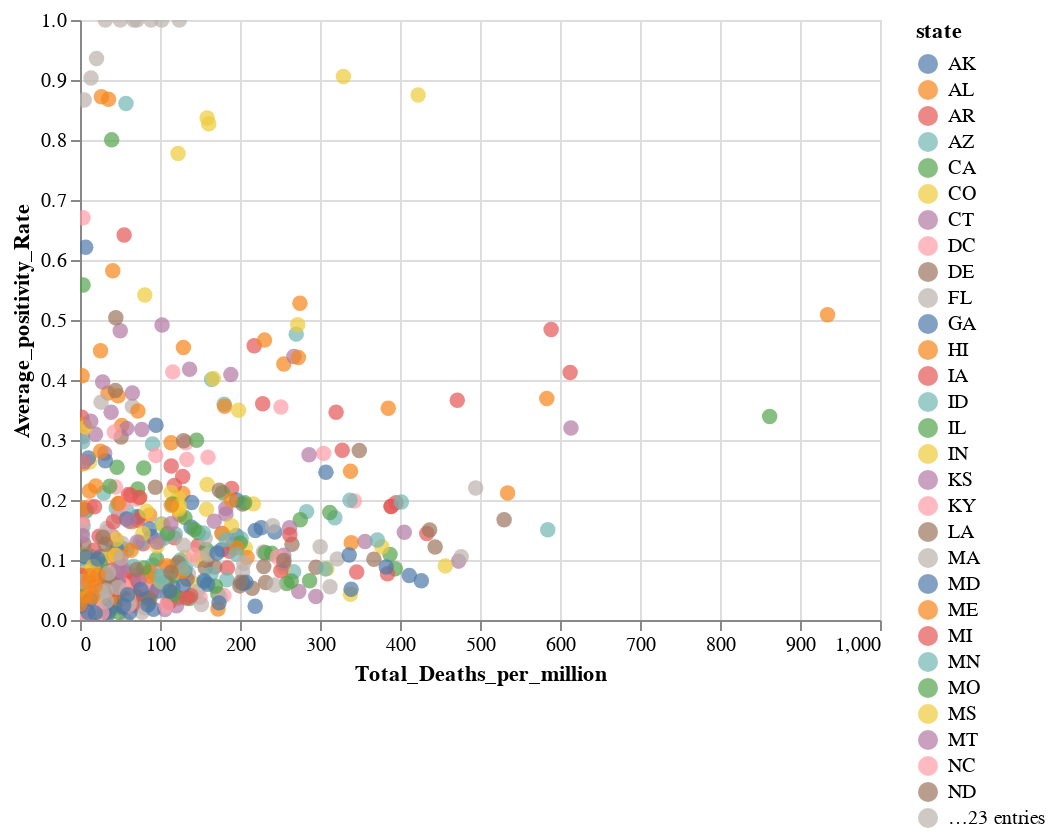

This figure's notebook cell:
### Code cell
x=pd.DataFrame(final.groupby(["state","month"])["deathIncrease_per_million"].sum().reset_index())
y=pd.DataFrame(final.groupby(["state","month"])["positivityRate"].mean().reset_index())
new=x.merge(y,on=["state","month"])
new.columns=["state","month","Total_Deaths_per_million","Average_positivity_Rate"]
alt.Chart(new).mark_circle(size=60).encode(
    x="Total_Deaths_per_million",
    y=alt.X('Average_positivity_Rate',
        scale=alt.Scale(domain=(0, 1))),
    color='state',
    tooltip=['state', 'month', 'Total_Deaths_per_million', 'Average_positivity_Rate']
).interactive()

### Figure 1 — Vega-Lite specification as saved in the notebook (floating-point values rounded to 4 significant figures; data arrays with more than 128 entries replaced by an {"elided": "..."} marker saying what was removed)
{"config": {"view": {"continuousWidth": 400, "continuousHeight": 300}}, "data": {"name": "data-da402284b3851fc2e63c28a30f288356"}, "mark": {"type": "circle", "size": 60}, "encoding": {"color": {"type": "nominal", "field": "state"}, "tooltip": [{"type": "nominal", "field": "state"}, {"type": "quantitative", "field": "month"}, {"type": "quantitative", "field": "Total_Deaths_per_million"}, {"type": "quantitative", "field": "Average_positivity_Rate"}], "x": {"type": "quantitative", "field": "Total_Deaths_per_million"}, "y": {"type": "quantitative", "field": "Average_positivity_Rate", "scale": {"domain": [0, 1]}}}, "selection": {"selector006": {"type": "interval", "bind": "scales", "encodings": ["x", "y"]}}, "$schema": "https://vega.github.io/schema/vega-lite/v4.8.1.json", "datasets": {"data-da402284b3851fc2e63c28a30f288356": {"elided": "624 records"}}}
